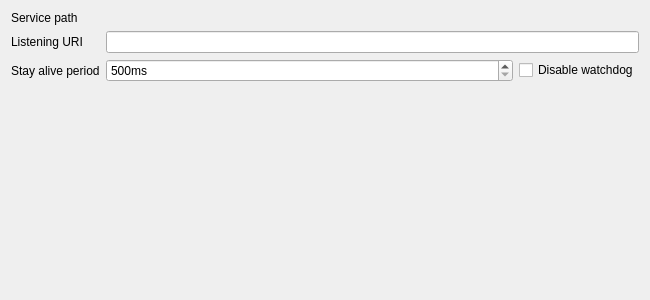
<?xml version="1.0" encoding="UTF-8"?>
<ui version="4.0">
 <author>N7 Space sp. z o. o.</author>
 <class>Asn1Acn::Internal::OptionsPages::ServiceOptionsPage</class>
 <widget class="QWidget" name="Asn1Acn::Internal::OptionsPages::ServiceOptionsPage">
  <property name="geometry">
   <rect>
    <x>0</x>
    <y>0</y>
    <width>650</width>
    <height>300</height>
   </rect>
  </property>
  <property name="windowTitle">
   <string/>
  </property>
  <layout class="QGridLayout" name="gridLayout">
   <item row="0" column="0">
    <widget class="QLabel" name="pathLabel">
     <property name="text">
      <string>Service path</string>
     </property>
    </widget>
   </item>
   <item row="1" column="0">
    <widget class="QLabel" name="uriLabel">
     <property name="text">
      <string>Listening URI</string>
     </property>
    </widget>
   </item>
   <item row="2" column="0">
    <widget class="QLabel" name="stayAliveLabel">
     <property name="text">
      <string>Stay alive period</string>
     </property>
    </widget>
   </item>
   <item row="2" column="1">
    <widget class="QSpinBox" name="stayAliveSpinBox">
     <property name="sizePolicy">
      <sizepolicy hsizetype="Expanding" vsizetype="Fixed">
       <horstretch>0</horstretch>
       <verstretch>0</verstretch>
      </sizepolicy>
     </property>
     <property name="suffix">
      <string>ms</string>
     </property>
     <property name="minimum">
      <number>500</number>
     </property>
     <property name="maximum">
      <number>60000</number>
     </property>
     <property name="singleStep">
      <number>500</number>
     </property>
    </widget>
   </item>
   <item row="2" column="2">
    <widget class="QCheckBox" name="stayAliveCheckbox">
     <property name="text">
      <string>Disable watchdog</string>
     </property>
    </widget>
   </item>
   <item row="3" column="1">
    <spacer name="verticalSpacer">
     <property name="orientation">
      <enum>Qt::Vertical</enum>
     </property>
     <property name="sizeHint" stdset="0">
      <size>
       <width>20</width>
       <height>40</height>
      </size>
     </property>
    </spacer>
   </item>
   <item row="0" column="1" colspan="2">
    <widget class="Utils::PathChooser" name="pathChooser" native="true"/>
   </item>
   <item row="1" column="1" colspan="2">
    <widget class="QLineEdit" name="uriEdit">
     <property name="sizePolicy">
      <sizepolicy hsizetype="Expanding" vsizetype="Fixed">
       <horstretch>0</horstretch>
       <verstretch>0</verstretch>
      </sizepolicy>
     </property>
    </widget>
   </item>
  </layout>
 </widget>
 <customwidgets>
  <customwidget>
   <class>Utils::PathChooser</class>
   <extends>QWidget</extends>
   <header>utils/pathchooser.h</header>
   <container>1</container>
  </customwidget>
 </customwidgets>
 <resources/>
 <connections>
  <connection>
   <sender>stayAliveCheckbox</sender>
   <signal>toggled(bool)</signal>
   <receiver>stayAliveSpinBox</receiver>
   <slot>setDisabled(bool)</slot>
   <hints>
    <hint type="sourcelabel">
     <x>347</x>
     <y>90</y>
    </hint>
    <hint type="destinationlabel">
     <x>209</x>
     <y>91</y>
    </hint>
   </hints>
  </connection>
 </connections>
</ui>
